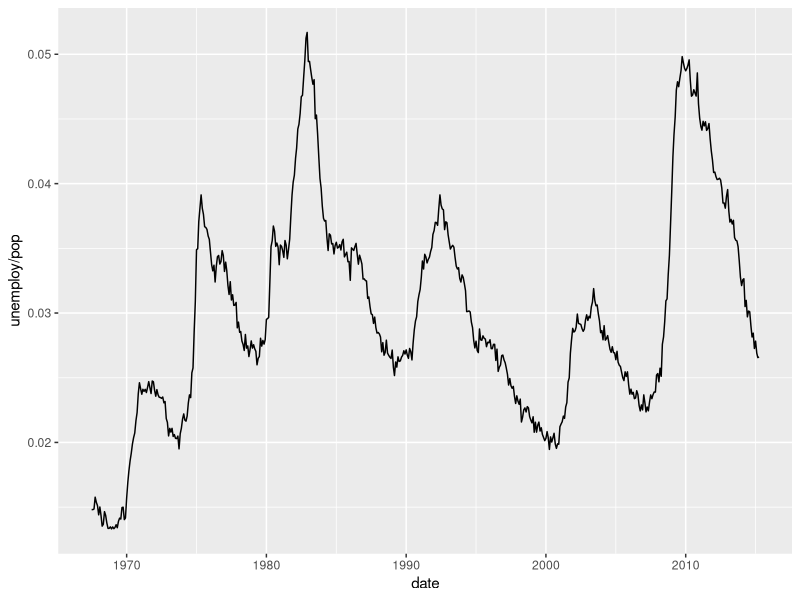
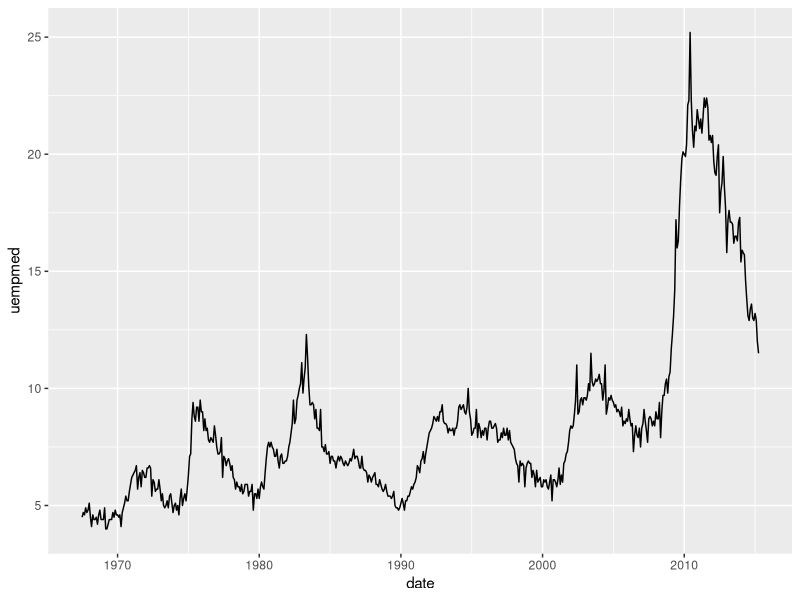
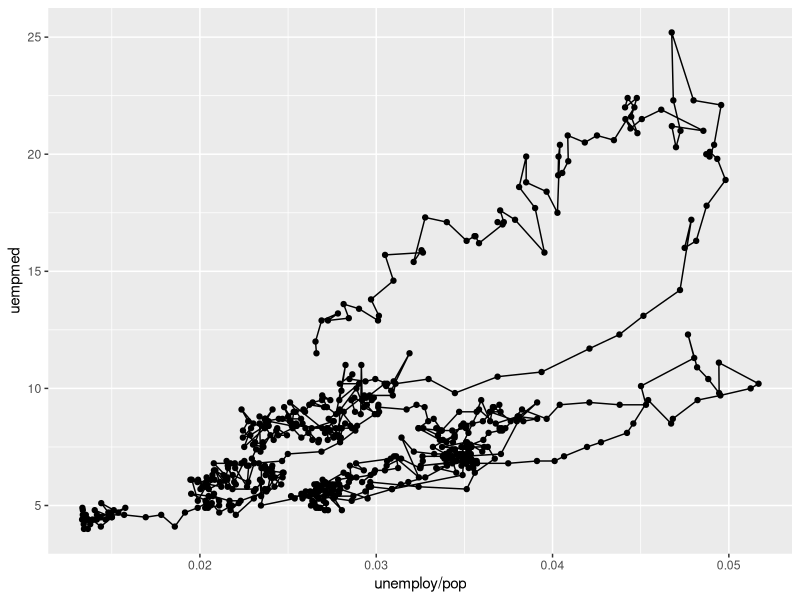
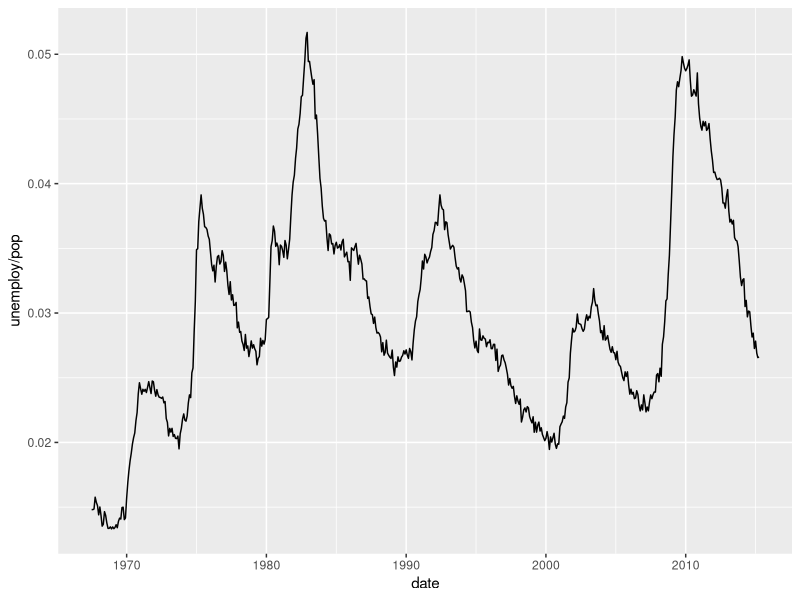
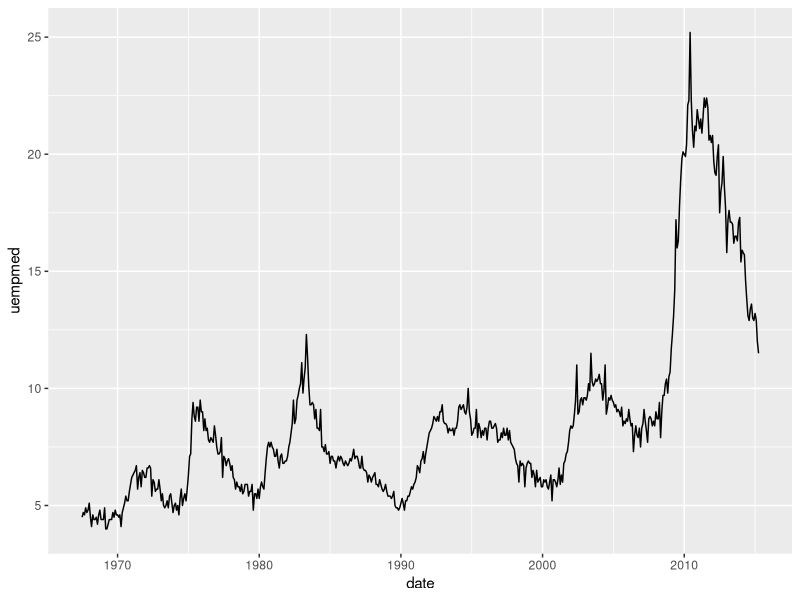
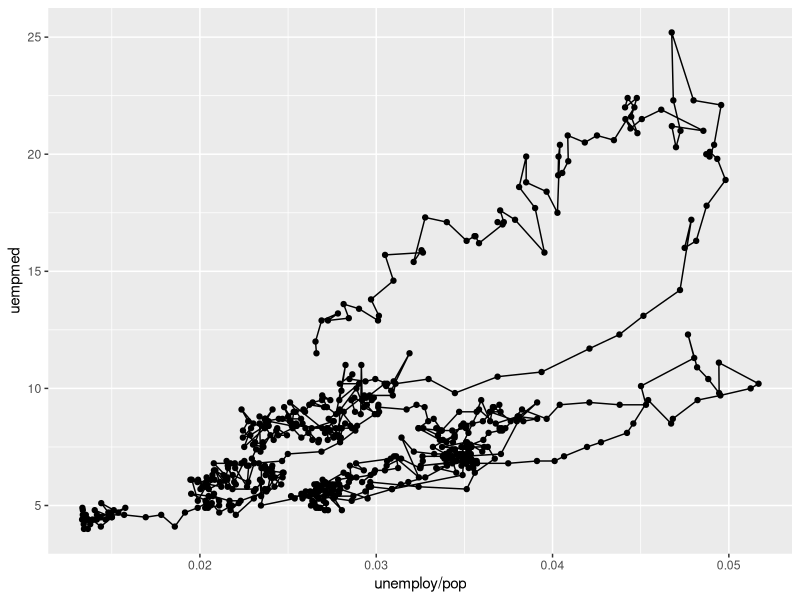

Here is the R script that generated these plots, in order: (Note: this script raises an error after producing the figures.)
#! /usr/bin/Rscript --vanilla
############################################
### File:	timeseries.R
### Author:	Blanca A. Vargas-Govea
### Email:	blanca.vg@gmail.com
### Date:	29-Oct-2010
### Data:	economics
### From the book
### Hadley Wickham
### ggplot2
### Elegant Graphics for Data Analysis
############################################
library(ggplot2)
library(proto)

# Line plots usually have time on the x-axis, showing how a single variable has changed over time. Path plots show how two variables have simultaneously changed over time, with time encoded in the way that the points are joined together.


data(economics)

# Percent of population that is unemployed
qplot(date, unemploy / pop, data = economics, geom = "line")
ggsave(file = "../figures/econline.png")

# Median number of weeks unemployed
qplot(date, uempmed, data = economics, geom = "line")
ggsave(file = "../figures/econline2.png")

# To examine this relationship in greater detail, we would like to draw both time series on the same plot. We could draw a scatterplot of unemployment rate vs. length of unemployment, but then we could no longer see the evolution over time. The solution is to join points adjacent in time with line segments.

year <- function(x) as.POSIXlt(x)$year + 1900
qplot(unemploy / pop, uempmed, data = economics,
geom = c("point", "path"))
ggsave(file = "../figures/econpath.png")

qplot(unemploy / pop, uempmed, data = economics,
geom = "path", colour = year(date)) + scale_area()
ggsave(file = "../figures/econpathcolour.png")

dev.off()
q(status=1)
